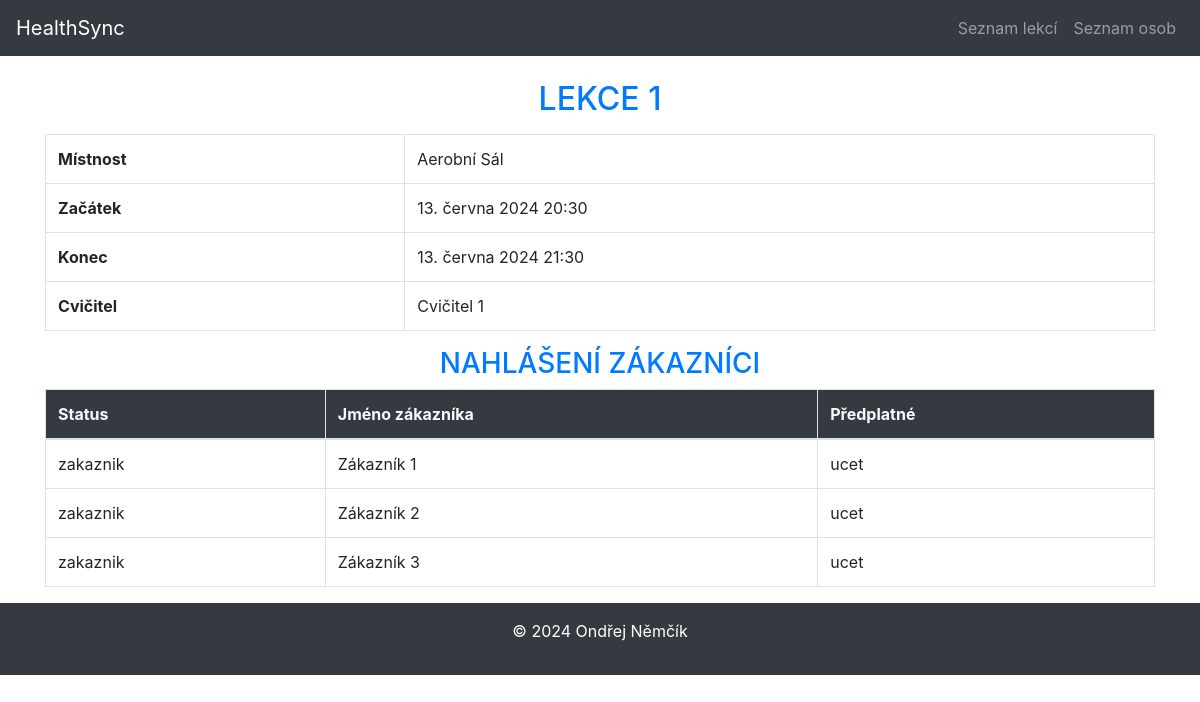
Page /rezervace/lekce/2 on the committed database.
### HealthSync/models.py (models this page shows, shortened)
class Lekce(models.Model):
    nazev = models.CharField(max_length=100, verbose_name='Název lekce', help_text='Zadejte název lekce')
    mistnost = models.ForeignKey(Mistnost, on_delete=models.CASCADE, verbose_name='Místnosti',
                                 error_messages={'blank': 'Místnost musí být zvolena'})
    cvicitel = models.ForeignKey(Osoba, on_delete=models.CASCADE, verbose_name='Cvičitel',
                                 error_messages={'blank': 'Cvičitel musí být zvolen'})
    start = models.DateTimeField()
    konec = models.DateTimeField()
    class Meta:
        ordering = ['nazev']
        verbose_name = 'Lekce'
        verbose_name_plural = 'Lekce'

class Mistnost(models.Model):
    jmeno = models.CharField(max_length=50, verbose_name='Název místnosti',
                             error_messages={'blank': 'Jméno místnosti musí být vyplněno'})
    kapacita = models.IntegerField(default=0, verbose_name='Kapacita', help_text='Kapacita musí být vyplněna')
    class Meta:
        ordering = ['jmeno']
        verbose_name = 'Místnost'
        verbose_name_plural = 'Místnosti'
    def __str__(self):
        return self.jmeno

class Osoba(models.Model):
    STATUS = [
        ('zakaznik', 'Zákazník'),
        ('zamestnanec', 'Zaměstnanec'),
        ('brigadnik', 'Brigádník'),
        ('cvicitel', 'Cvičitel'),
    ]
    PREDPLATNE = [
        ('ucet', 'Účet'),
        ('permanentka', 'Permanentka'),
        ('clen', 'Člen'),
    ]
    status = models.CharField(max_length=15, choices=STATUS, default='zakaznik', verbose_name='Typ účtu')
    predplatne = models.CharField(max_length=15, choices=PREDPLATNE, default='ucet', verbose_name='Typ předplatného')
    jmeno = models.CharField(max_length=100, verbose_name='Jméno', help_text='')
    prijmeni = models.CharField(max_length=100, verbose_name='Přijmení', help_text='Zadejte přijmení uživatele')
    telefon = models.CharField(max_length=16, verbose_name='Telefon', validators=[TELEFON_REGEX],
                               help_text='Zadejte telefon v podobě: +420 777 777 777',)
    email = models.EmailField(unique=True, verbose_name='Email',
                              error_messages={'unique': 'E-mailová adresa musí být jedinečná',
                                              'invalid': 'Neplatná e-mailová adresa',
                                              'blank': 'Pole nesmí být prázdné'}
                              )
    adresa = models.CharField(max_length=100, blank=True, verbose_name='Adresa')
    psc = models.PositiveIntegerField(verbose_name='PSČ', help_text='Zadejte poštovní směrovací číslo (bez mezery)',
                                      validators=[PSC_REGEX])
    info = models.TextField(blank=True, null=True)
    class Meta:
        ordering = ['prijmeni', 'jmeno']
        verbose_name = 'Osoba'
        verbose_name_plural = 'Osoba'
    def __str__(self):
        return f"{self.jmeno} {self.prijmeni}"

class Rezervace(models.Model):
    zakaznik = models.ForeignKey(Osoba, on_delete=models.CASCADE, verbose_name='Jméno zákazníka')
    lekce = models.ForeignKey(Lekce, on_delete=models.CASCADE, verbose_name='Název lekce')
    class Meta:
        ordering = ['zakaznik']
        verbose_name = 'Rezervace'
        verbose_name_plural = 'Rezervace'

### HealthSync/views.py (the view)
# urls.py: path('lekce/<int:pk>', views.LekceDetailView.as_view(), name='detail_lekce'),
class LekceDetailView(DetailView):
    model = Lekce
    template_name ='lekce/lekce_detail.html'
    def get_context_data(self, **kwargs):
        context = super().get_context_data(**kwargs)
        context['rezervace_list'] = Rezervace.objects.filter(lekce=self.get_object())
        return context

### HealthSync/templates/Lekce/lekce_detail.html
{% extends 'base.html' %}
{% block content %}
    <h2 class="text-primary text-center text-uppercase m-3">{{ lekce.nazev }}</h2>
    <div>
        <table class="table table-bordered table-responsive-lg">
            <tr>
                <th>Místnost</th>
                <td>{{ lekce.mistnost }}</td>
            </tr>
            <tr>
                <th>Začátek</th>
                <td>{{ lekce.start }}</td>
            </tr>
            <tr>
                <th>Konec</th>
                <td>{{ lekce.konec }}</td>
            </tr>
            <tr>
                <th>Cvičitel</th>
                <td>{{ lekce.cvicitel }}</td>
            </tr>
        </table>
    </div>
    <h3 class="text-primary text-center text-uppercase lg-2">Nahlášení zákazníci</h3>
    <div>
        <table class="table table-bordered table-responsive-lg">
            <thead class="bg-dark text-light">
                <tr>
                    <th>Status</th>
                    <th>Jméno zákazníka</th>
                    <th>Předplatné</th>
                </tr>
            </thead>
            <tbody>
                {% for rezervace in rezervace_list %}
                <tr>
                    <td>{{ rezervace.zakaznik.status }}</td>
                    <td>{{ rezervace.zakaznik }}</td>
                    <td>{{ rezervace.zakaznik.predplatne }}</td>
                </tr>
                {% empty %}
                <tr>
                    <td colspan="2" class="text-center">Žádné rezervace</td>
                </tr>
                {% endfor %}
            </tbody>
        </table>
    </div>
{% endblock %}

### rows in the picture
Lekce: nazev "LEKCE 1", mistnost "Aerobní Sál", start "13. června 2024 20:30", konec "13. června 2024 21:30", cvicitel "Cvičitel 1"
Rezervace: zakaznik.status "zakaznik", zakaznik "Zákazník 1", zakaznik.predplatne "ucet"
Rezervace: zakaznik.status "zakaznik", zakaznik "Zákazník 2", zakaznik.predplatne "ucet"
Rezervace: zakaznik.status "zakaznik", zakaznik "Zákazník 3", zakaznik.predplatne "ucet"
